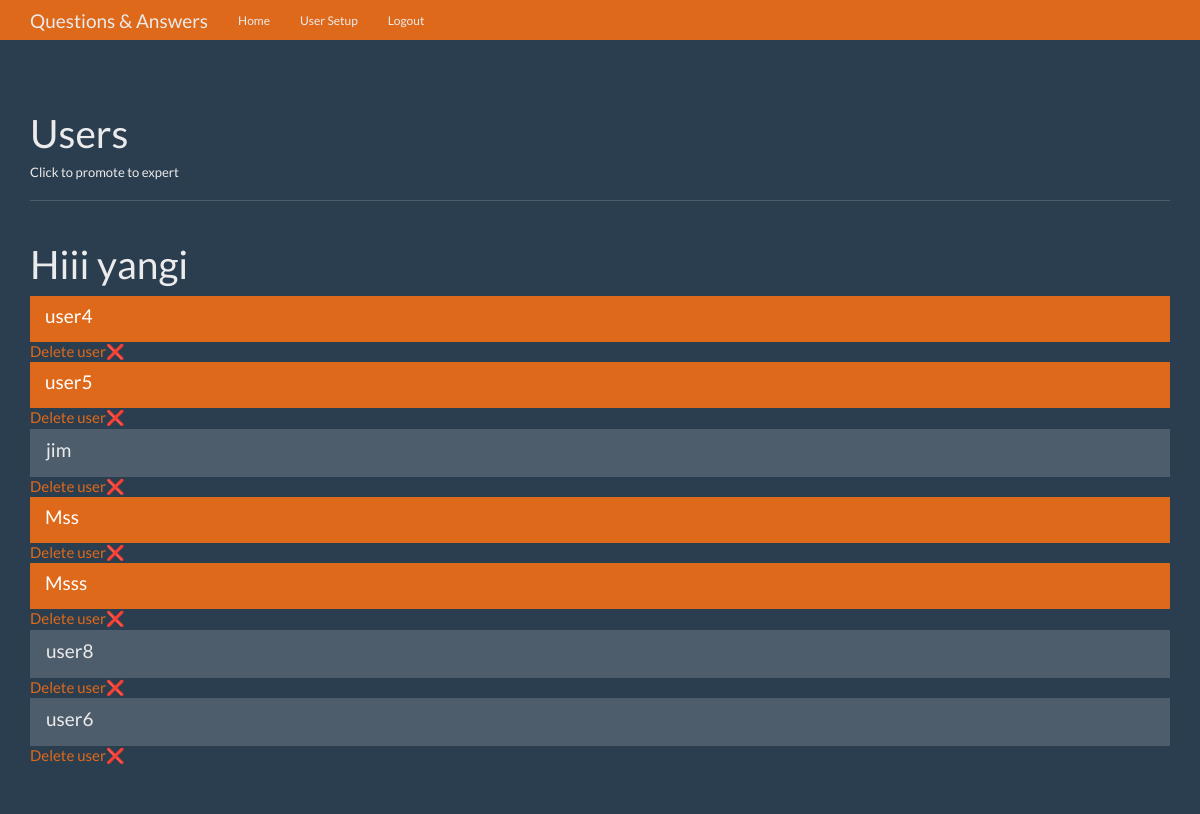
The app's page /users (signed in) with its own data.
### tables this page shows
CREATE TABLE User (
id integer primary key autoincrement,
name text not null,
password text not null,
expert boolean not null,
admin boolean not null
);

### app.py (the view)
@app.route('/users')
def users():
    user = get_current_user()
    db = get_db()
    cur = db.execute('select id, name, expert from user where admin =?', [0])
    users = cur.fetchall()
    return render_template('users.html', users=users, user=user)

### app.py (called while the page is built)
def get_current_user():
    user_result = None
    if 'user' in session:
        user = session['user']
        db = connect_db()
        user_query = db.execute(
            'select id, name, password, expert, admin from user where name =?', [user])
        user_result = user_query.fetchone()
    return user_result

### database.py (called while the page is built)
def connect_db():
    sql = sqlite3.connect('data.db')
    sql.row_factory = sqlite3.Row
    return sql

def get_db():
    if not hasattr(g, 'sqlite3'):
        g.sqlite_db = connect_db()
    return g.sqlite_db

### templates/users.html (shortened to what this page needs)
{%extends 'base.html'%} {%from 'macro.html' import links%}  {%block nav%}{%endblock%} {%block body%}
<div class="page-header">
  <h1>Users</h1>
  <h6>Click to promote to expert</h6>
</div>
<div class="row">
  <div class="col-lg-12">
    <div class="list-group">
      {%if user%}
      <h1>Hiii {{user.name}}</h1>
      {% for user_on in users %}
      <a
        href="{{ url_for('change_status',user_id=user_on.id) }}"
        class="list-group-item {% if user_on.expert %} active {% endif %}"
      >
        <h4 class="list-group-item-heading">{{ user_on.name }}</h4>
        <a href="{{ url_for('delete_user',user_id=user_on.id) }}"
          >Delete user❌</a
        >
      </a>
      {% endfor %} {%endif%}
    </div>
  </div>
  {%endblock%}

### static/theme.css (style rules this page uses)
body { padding-top: 70px; padding-bottom: 30px; }

### records on screen
User: name "yangi"
User: name "user4"
User: name "user5"
User: name "jim"
User: name "Mss"
User: name "Msss"
User: name "user8"
User: name "user6"
